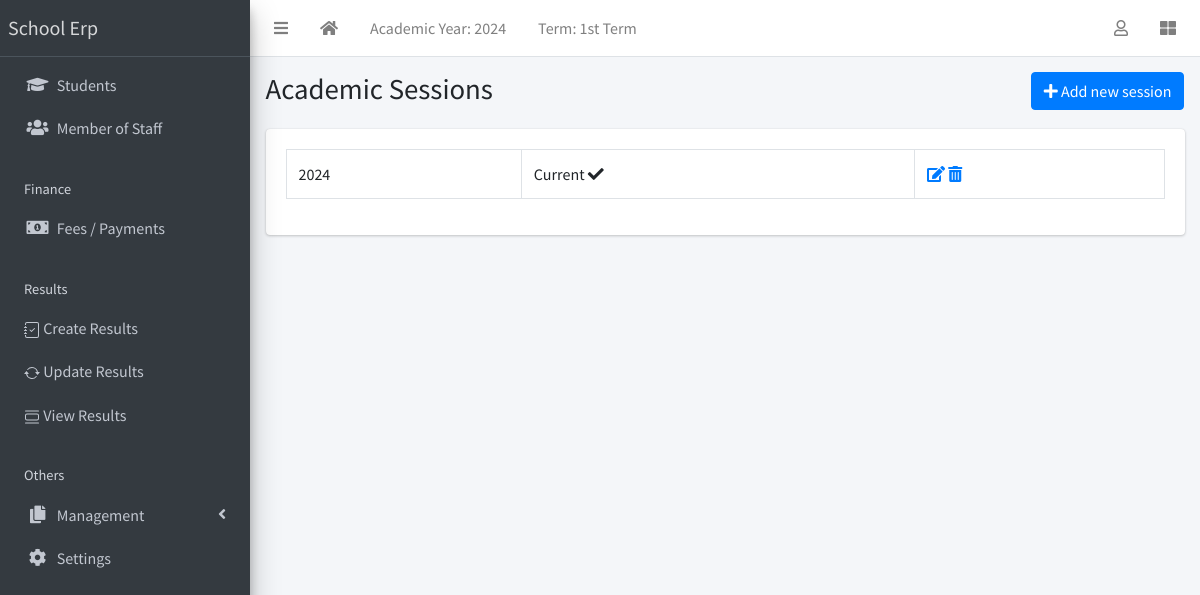
The page /session/list/ (signed in) on the database as committed earlier.
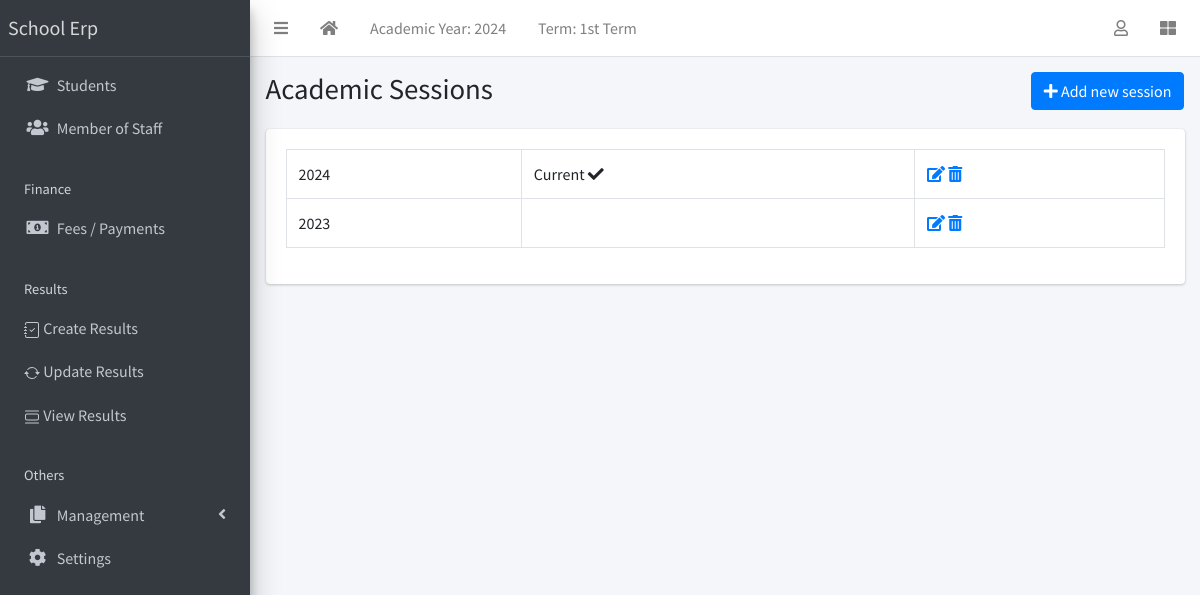
The same page on the database as committed later.
### apps/corecode/models.py (models this page shows)
class AcademicSession(models.Model):
    name = models.CharField(max_length=200, unique=True)
    current = models.BooleanField(default=True)
    class Meta:
        ordering = ["-name"]
    def __str__(self):
        return self.name

### apps/corecode/views.py (the view)
# urls.py: path("session/list/", SessionListView.as_view(), name="sessions"),
class SessionListView(LoginRequiredMixin, SuccessMessageMixin, ListView):
    model = AcademicSession
    template_name = "corecode/session_list.html"
    def get_context_data(self, **kwargs):
        context = super().get_context_data(**kwargs)
        context["form"] = AcademicSessionForm()
        return context

### apps/corecode/context_processors.py (called while the page is built)
def site_defaults(request):
    current_session = AcademicSession.objects.get(current=True)
    current_term = AcademicTerm.objects.get(current=True)
    vals = SiteConfig.objects.all()
    contexts = {
        "current_session": current_session.name,
        "current_term": current_term.name,
    }
    for val in vals:
        contexts[val.key] = val.value
    return contexts

### apps/corecode/templates/corecode/session_list.html (shortened to what this page needs)
{% extends 'base.html' %}
{% load widget_tweaks %}
{% block title %}
Academic Sessions
{% endblock title %}
{% block breadcrumb %}
  <a class="btn btn-primary" href="#" data-toggle="modal" data-target="#modal1">
    <i class="fa fa-plus"></i>
    Add new session
  </a>
{% endblock breadcrumb %}
{% block content %}
  <div class="row">
    <div class="col-sm-12">
        <table class="table table-bordered">
          <tbody>
            {% for object in object_list %}
            <tr>
              <td>{{ object }}</td>
              <td>
                {% if object.current == True %}
                  Current <i class="fa fa-check"></i>
                {% endif %}
              </td>
              <td><a href="{% url 'session-update' object.id %}"><i
                    class="fa fa-edit"></i></a> <a
                  href="{% url 'session-delete' object.id %}"><i
                    class="fa fa-trash-alt"></i></a></td>
            </tr>
            {% endfor %}
          </tbody>
        </table>
    </div>
  </div>
{% endblock content %}

### templates/base.html (shortened to what the changed rows need)
{% load static %}
<!DOCTYPE html>
<html lang="en">
<head>
  <link rel="stylesheet" href="{% static 'plugins/fontawesome-free/css/all.min.css' %}">
  <link rel="stylesheet" href="{% static 'plugins/toastr/toastr.min.css' %}">
  <link rel="stylesheet"
    href="{% static 'plugins/overlayScrollbars/css/OverlayScrollbars.min.css' %}">
  <link rel="stylesheet" href="{% static 'plugins/Datatables/datatables.min.css' %}" />
  <link rel="stylesheet" href="{% static 'dist/css/adminlte.min.css' %}">
</head>
<body
  class="hold-transition sidebar-mini layout-fixed layout-navbar-fixed layout-footer-fixed">
  <div class="wrapper">
    <nav class="main-header navbar navbar-expand navbar-white navbar-light">
      <ul class="navbar-nav">
        <li class="nav-item d-none d-sm-inline-block">
          <a href="{% url 'current-session' %}" class="nav-link">Academic Year: {{ current_session }}</a>
        </li>
      </ul>
    </nav>
    <div class="content-wrapper">
      <section class="content-header">
        <div class="container-fluid">
          <div class="row mb-1">
            <div class="col-sm-8">
              <h1>{% block title %}{% endblock title %}</h1>
            </div>
          </div>
        </div>
      </section>
      <section class="content">
        <div class="container-fluid">
          <div class="row">
            <div class="col-md-12">
              {% block fullcard %}
              <div class="card">
                <div class="card-body">
                  <div class="row">
                    <div class="col">
                      {% block content %}
                      {% endblock content %}
                    </div>
                  </div>
                </div>
              </div>
              {% endblock fullcard %}
            </div>
          </div>
        </div>
      </section>
    </div>
  </div>
</body>
</html>

Rows that differ between the two databases and show on the page:
added AcademicSession: name "2023"
